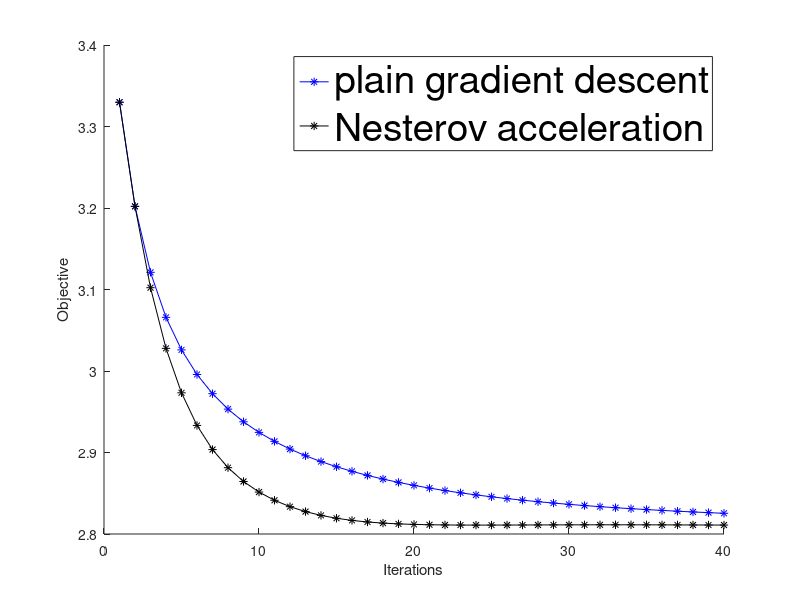

MATLAB code for this plot: (Note: this script raises an error after producing the figure.)
%%%%%%%%%%%%%%%%%%%%%%%%%%%%%%%%%%%%%%%%%%%%%%%%%%%%%%%%%%%%%%%%%%%%%%%%%%%
plotpath =  '/Users/martinslawski/Dropbox/UVA/teaching/STAT6020/figs/';
%%%%%%%%%%%%%%%%%%%%%%%%%%%%%%%%%%%%%%%%%%%%%%%%%%%%%%%%%%%%%%%%%%%%%%%%%%%

%%%%%%%%%%%%%%%%%%%%%%%%%%%%%%%%%%%%%%%%%%%%%%%%%%%%%%%%%%%%%%%%%%%%%%%%%%%
%%%% Part 1: Nesterov's accelerated gradient method %%%%%%%%%%%%%%%%%%%%%%%
%%%%%%%%%%%%%%%%%%%%%%%%%%%%%%%%%%%%%%%%%%%%%%%%%%%%%%%%%%%%%%%%%%%%%%%%%%%

%%% logistic regression

d = 10;

beta = sign(randn(d, 1));
beta0 = 0;

n = 50;

X = randn(n, numel(beta));

y = sign(X * beta + beta0);

y = y .* (2*(rand(n, 1) > 0.1)-1); % add some label noise 


% gradient descent

f = @(theta) theta(1) * ones(n, 1) + X * theta(2:end);

foo = @(f) sum(log(1 + exp(-y .* f)));


grad = @(theta) sum([ones(n, 1) X]' * diag(-y ./ (1 + exp(y .* f(theta)))), 2);

stepsize = 0.9 * 2  / (norm([ones(n, 1) X]).^2); 


maxiter = 2000;
iterates = zeros(maxiter, d + 1);
iterates_acc = zeros(maxiter, d + 1); % iterates from accelerated gradient method
function_values = zeros(maxiter, 1);
function_values_acc = zeros(maxiter, 1); % function values from accelerated gradient method


xcur = zeros(d + 1, 1);
xcur_acc_prev = zeros(d + 1, 1);
xcur_acc = zeros(d + 1, 1);

tol = 1E-8;
iter = 0;

% ordinary gradient descent
while iter < maxiter && norm(grad(xcur)) > tol 
   
    xcur = xcur - stepsize * grad(xcur);
    iter = iter + 1;
    iterates(iter,:) = xcur;
    function_values(iter) = foo(f(xcur));
    
end

iterates = iterates(1:iter, :);
function_values = function_values(1:iter, :);

% accelerated gradient descent

xprev_acc= zeros(d + 1, 1);
xcur_acc = zeros(d + 1, 1);

tol = 1E-8;
iter = 0;

while iter < maxiter && norm(grad(xcur_acc)) > tol 
   
    z = xcur_acc + ((iter - 1) / (iter + 2)) * (xcur_acc - xprev_acc);
    xprev_acc = xcur_acc;
    xcur_acc = z - stepsize * grad(z);
    
    iter = iter + 1;
    iterates_acc(iter,:) = xcur_acc;
    function_values_acc(iter) = foo(f(xcur_acc));
    
end


figure
hold on
plot(log(function_values(1:40)), '-*b')
plot(log(function_values_acc(1:40)), '-*k')
legend({'plain gradient descent', 'Nesterov acceleration'}, 'FontSize', 28)
xlabel('Iterations')
ylabel('Objective')

exportgraphics(gcf, [plotpath 'gradient_acceleration.pdf']);


% double check results with cvx
% 
% cvx_begin
% variable beta0_cvx
% variable beta_cvx(d)
% minimize sum(log(1 + exp(-y .* (X * beta_cvx + ones(n,1) * beta0_cvx))))
% cvx_end
% 

%%%%%%%%%%%%%%%%%%%%%%%%%%%%%%%%%%%%%%%%%%%%%%%%%%%%%%%%%%%%%%%%%%%%%%%%%%%
%%%% Part 2: Newton descent %%%%%%%%%%%%%%%%%%%%%%%%%%%%%%%%%%%%%%%%%%%%%%%
%%%%%%%%%%%%%%%%%%%%%%%%%%%%%%%%%%%%%%%%%%%%%%%%%%%%%%%%%%%%%%%%%%%%%%%%%%%

hess = @(theta) [ones(n, 1)  X]'  * (repmat(exp(-y .* f(theta)) ./ ((1 + exp(-y .* f(theta))).^2), [1 (d+1)]) .* [ones(n, 1)  X]);

maxiter = 200;
iterates_newt = zeros(maxiter, d + 1); % iterates from accelerated gradient method
function_values_newt = zeros(maxiter, 1); % function values from accelerated gradient method

xcur_newt = zeros(d + 1, 1);

tau = 0.5;
gamma = 0.8;
tol = 1E-8;
iter = 0;
flag = false;
foo_xcur = foo(f(xcur_newt));

while iter < maxiter && norm(grad(xcur_newt)) > tol 
   
    gr = grad(xcur_newt);
    H =  hess(xcur_newt);
    dir = H \ (-gr);
    
    % select step-size via Armijo rule
    
    m = 0;
    flag = false;
    while foo_xcur - foo(f(xcur_newt + gamma^m * dir)) < -tau * gamma^m * dot(dir, gr)  
        m = m+1;
        if gamma^m < tol^2
            flag = true;
           break;
        end
    end
    if  flag
        break; 
    end
    
    
    xcur_newt = xcur_newt + gamma^m * dir;
    iter = iter + 1;
    iterates(iter,:) = xcur_newt;
    foo_xcur = foo(f(xcur_newt));
    function_values_newt(iter) = foo_xcur;
    
end

iterates = iterates(1:iter, :);
function_values_newt = function_values_newt(1:iter, :);

%%%%%%%%%%%%%%%%%%%%%%%%%%%%%%%%%%%%%%%%%%%%%%%%%%%%%%%%%%%%%%%%%%%%%%%%%%%
%%%% Part 3: Sub-gradient descent                          %%%%%%%%%%%%%%%%
%%%%%%%%%%%%%%%%%%%%%%%%%%%%%%%%%%%%%%%%%%%%%%%%%%%%%%%%%%%%%%%%%%%%%%%%%%%

% read-data set: regression problem with outliers 

X = dlmread('class-05/XX.txt', ',');
y = dlmread('class-05/y.txt');

[n, d] = size(X);
Z = [ones(n,1) X];

theta_LS = Z \ y;
fitted = Z*theta_LS;
residuals = y - fitted;

close all
plot(fitted, residuals, '*', 'MarkerSize', 10)

subgrad_loss = @(z) sign(z);
subgrad = @(theta) -Z'*subgrad_loss(y - Z*theta);
obj = @(theta) sum(abs(y - Z * theta));

thetacur = theta_LS; % initialize with least squares solution

maxiter = 10000;
objvals =  zeros(maxiter, 1);
iterates = zeros(maxiter, d+1);
iter = 0;
tol = 1E-8;

while iter < maxiter 
   
    thetacur = thetacur - 1/(iter+1) * subgrad(thetacur); % diminishing stepsize
    iter = iter + 1;
    iterates(iter,:) = thetacur;
    objvals(iter) = obj(thetacur);
    
end

iterates = iterates(1:iter, :);
objvals = objvals(1:iter);

% 

cvx_begin
variable thetacvx(d+1)
minimize sum(abs(y - Z * thetacvx))
cvx_end

%%%%%%%%%%%%%%%%%%%%%%%%%%%%%%%%%%%%%%%%%%%%%%%%%%%%%%%%%%%%%%%%%%%%%%%%%%
%%%% Part 4: Frank-Wolfe
%%%% %%%%%%%%%
%%%%%%%%%%%%%%%%%%%%%%%%%%%%%%%%%%%%%%%%%%%%%%%%%%%%%%%%%%%%%%%%%%%%%%%%%%%

% Example: quadratic objective to be minimized over the l1-norm ball of
% radius B = 2

rho = 0.6; 

Q = [1 rho; rho 1];
c = -2*Q*[2; -1] - 2 * Q * 0.1 * randn(2, 1);

foo = @(x) x' * Q * x + x' * c;
grad = @(x) 2*Q*x + c;

maxiter = 5000;
iterates = zeros(maxiter, 2);
function_values = zeros(maxiter, 1);

iter = 0;
tol = 1E-6;
flag = false;
B = 2;
xcur = zeros(2, 1);
foo_xcur = foo(xcur);

gamma = 0.8;
tau = 0.5;

while iter < maxiter 
   
    g = grad(xcur);
    [~, max_ix] = max(abs(g));
    sign_max_ix = -sign(g(max_ix));
    
    dir = -xcur;
    dir(max_ix) = B * sign_max_ix - xcur(max_ix);
    
    dot_dir_g = dot(dir, g);
    
    if dot_dir_g > -tol
       break; 
    end
    
    
    
    % perform inexact line search using the Armijo rule
    m = 0;
    while foo_xcur - foo(xcur + gamma^m * dir) < -tau * gamma^m * dot_dir_g  
        m = m+1;
        if gamma^m < tol^2
            flag = true;
           break;
        end
    end
    if  flag
        break; 
    end
    
    xcur = xcur + gamma^m * dir;
    %norm(xcur, 1)
    iter = iter + 1;
    iterates(iter,:) = xcur;
    foo_xcur = foo(xcur);
    function_values(iter) = foo_xcur;
    
end

cvx_begin
variable xcvx(2)
minimize transpose(xcvx) * Q * xcvx + dot(xcvx, c)
subject to
norm(xcvx, 1) <= B
cvx_end

cvx_optval


xgrid = -3:0.1:3;
ygrid = xgrid;
z = zeros(numel(xgrid), numel(ygrid));

for i=1:numel(xgrid)
    for j=1:numel(ygrid)
    z(i,j) = foo([xgrid(i); ygrid(j)]);
    end
end


figure
hold on
contour(xgrid, ygrid, z', 50)
colorbar
plot([0;iterates(:,1)], [0;iterates(:,2)], '-*r')

line([2 0], [0 2], 'color', 'black', 'LineWidth', 2)
line([2 0], [0 -2], 'color', 'black', 'LineWidth', 2)
line([0 -2], [-2 0], 'color', 'black', 'LineWidth', 2)
line([-2 0], [0 2], 'color', 'black', 'LineWidth', 2)
